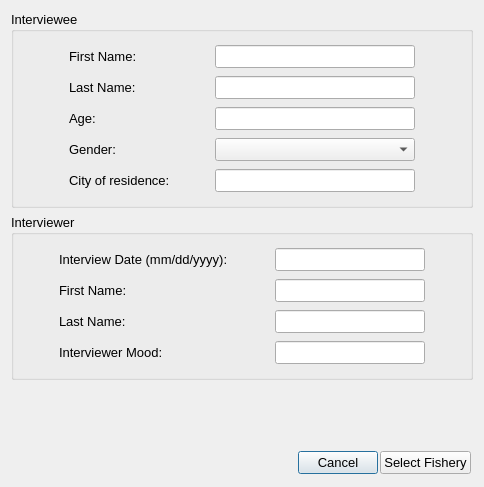
<ui version="4.0" >
 <author>Aaron Racicot</author>
 <class>InterviewStart</class>
 <widget class="QDialog" name="InterviewStart" >
  <property name="geometry" >
   <rect>
    <x>0</x>
    <y>0</y>
    <width>484</width>
    <height>487</height>
   </rect>
  </property>
  <property name="windowTitle" >
   <string>OpenOceanMap - Interview</string>
  </property>
  <layout class="QVBoxLayout" >
   <item>
    <layout class="QHBoxLayout" >
     <item>
      <layout class="QVBoxLayout" >
       <item>
        <layout class="QVBoxLayout" >
         <item>
          <widget class="QGroupBox" name="interviewee" >
           <property name="font" >
            <font>
             <pointsize>10</pointsize>
            </font>
           </property>
           <property name="title" >
            <string>Interviewee</string>
           </property>
           <layout class="QVBoxLayout" >
            <property name="spacing" >
             <number>0</number>
            </property>
            <item>
             <widget class="QWidget" native="1" name="interviewee_first_name" >
              <layout class="QHBoxLayout" >
               <property name="spacing" >
                <number>4</number>
               </property>
               <property name="margin" >
                <number>4</number>
               </property>
               <item>
                <widget class="QLabel" name="interviewee_first_name_text" >
                 <property name="minimumSize" >
                  <size>
                   <width>100</width>
                   <height>0</height>
                  </size>
                 </property>
                 <property name="maximumSize" >
                  <size>
                   <width>100</width>
                   <height>16777215</height>
                  </size>
                 </property>
                 <property name="text" >
                  <string>First Name:</string>
                 </property>
                </widget>
               </item>
               <item>
                <widget class="QLineEdit" name="interviewee_first_name_line" >
                 <property name="enabled" >
                  <bool>true</bool>
                 </property>
                 <property name="minimumSize" >
                  <size>
                   <width>200</width>
                   <height>0</height>
                  </size>
                 </property>
                 <property name="maximumSize" >
                  <size>
                   <width>200</width>
                   <height>16777215</height>
                  </size>
                 </property>
                 <property name="text" >
                  <string/>
                 </property>
                </widget>
               </item>
              </layout>
             </widget>
            </item>
            <item>
             <widget class="QWidget" native="1" name="interviewee_last_name" >
              <layout class="QHBoxLayout" >
               <property name="spacing" >
                <number>4</number>
               </property>
               <property name="margin" >
                <number>4</number>
               </property>
               <item>
                <widget class="QLabel" name="interviewee_last_name_text" >
                 <property name="minimumSize" >
                  <size>
                   <width>100</width>
                   <height>0</height>
                  </size>
                 </property>
                 <property name="maximumSize" >
                  <size>
                   <width>100</width>
                   <height>16777215</height>
                  </size>
                 </property>
                 <property name="text" >
                  <string>Last Name:</string>
                 </property>
                </widget>
               </item>
               <item>
                <widget class="QLineEdit" name="interviewee_last_name_line" >
                 <property name="enabled" >
                  <bool>true</bool>
                 </property>
                 <property name="minimumSize" >
                  <size>
                   <width>200</width>
                   <height>0</height>
                  </size>
                 </property>
                 <property name="maximumSize" >
                  <size>
                   <width>200</width>
                   <height>16777215</height>
                  </size>
                 </property>
                 <property name="text" >
                  <string/>
                 </property>
                </widget>
               </item>
              </layout>
             </widget>
            </item>
            <item>
             <widget class="QWidget" native="1" name="age" >
              <layout class="QHBoxLayout" >
               <property name="spacing" >
                <number>4</number>
               </property>
               <property name="margin" >
                <number>4</number>
               </property>
               <item>
                <widget class="QLabel" name="age_text" >
                 <property name="minimumSize" >
                  <size>
                   <width>100</width>
                   <height>0</height>
                  </size>
                 </property>
                 <property name="maximumSize" >
                  <size>
                   <width>100</width>
                   <height>16777215</height>
                  </size>
                 </property>
                 <property name="text" >
                  <string>Age:</string>
                 </property>
                </widget>
               </item>
               <item>
                <widget class="QLineEdit" name="age_line" >
                 <property name="enabled" >
                  <bool>true</bool>
                 </property>
                 <property name="minimumSize" >
                  <size>
                   <width>200</width>
                   <height>0</height>
                  </size>
                 </property>
                 <property name="maximumSize" >
                  <size>
                   <width>200</width>
                   <height>16777215</height>
                  </size>
                 </property>
                 <property name="text" >
                  <string/>
                 </property>
                </widget>
               </item>
              </layout>
             </widget>
            </item>
            <item>
             <widget class="QWidget" native="1" name="gender" >
              <layout class="QHBoxLayout" >
               <property name="spacing" >
                <number>4</number>
               </property>
               <property name="margin" >
                <number>4</number>
               </property>
               <item>
                <widget class="QLabel" name="gender_text" >
                 <property name="minimumSize" >
                  <size>
                   <width>100</width>
                   <height>0</height>
                  </size>
                 </property>
                 <property name="maximumSize" >
                  <size>
                   <width>100</width>
                   <height>16777215</height>
                  </size>
                 </property>
                 <property name="text" >
                  <string>Gender:</string>
                 </property>
                </widget>
               </item>
               <item>
                <widget class="QComboBox" name="gender_comboBox" >
                 <property name="maximumSize" >
                  <size>
                   <width>200</width>
                   <height>16777215</height>
                  </size>
                 </property>
                 <item>
                  <property name="text" >
                   <string/>
                  </property>
                 </item>
                 <item>
                  <property name="text" >
                   <string>Male</string>
                  </property>
                 </item>
                 <item>
                  <property name="text" >
                   <string>Female</string>
                  </property>
                 </item>
                </widget>
               </item>
              </layout>
             </widget>
            </item>
            <item>
             <widget class="QWidget" native="1" name="age_2" >
              <layout class="QHBoxLayout" >
               <property name="spacing" >
                <number>4</number>
               </property>
               <property name="margin" >
                <number>4</number>
               </property>
               <item>
                <widget class="QLabel" name="city_text" >
                 <property name="minimumSize" >
                  <size>
                   <width>100</width>
                   <height>0</height>
                  </size>
                 </property>
                 <property name="maximumSize" >
                  <size>
                   <width>100</width>
                   <height>16777215</height>
                  </size>
                 </property>
                 <property name="text" >
                  <string>City of residence:</string>
                 </property>
                </widget>
               </item>
               <item>
                <widget class="QLineEdit" name="city_line" >
                 <property name="enabled" >
                  <bool>true</bool>
                 </property>
                 <property name="minimumSize" >
                  <size>
                   <width>200</width>
                   <height>0</height>
                  </size>
                 </property>
                 <property name="maximumSize" >
                  <size>
                   <width>200</width>
                   <height>16777215</height>
                  </size>
                 </property>
                 <property name="text" >
                  <string/>
                 </property>
                </widget>
               </item>
              </layout>
             </widget>
            </item>
           </layout>
          </widget>
         </item>
         <item>
          <widget class="QGroupBox" name="interviewee_2" >
           <property name="font" >
            <font>
             <pointsize>10</pointsize>
            </font>
           </property>
           <property name="title" >
            <string>Interviewer</string>
           </property>
           <layout class="QVBoxLayout" >
            <property name="spacing" >
             <number>0</number>
            </property>
            <item>
             <widget class="QWidget" native="1" name="interviewee_first_name_2" >
              <layout class="QHBoxLayout" >
               <property name="spacing" >
                <number>4</number>
               </property>
               <property name="margin" >
                <number>4</number>
               </property>
               <item>
                <widget class="QLabel" name="date_text" >
                 <property name="minimumSize" >
                  <size>
                   <width>180</width>
                   <height>0</height>
                  </size>
                 </property>
                 <property name="maximumSize" >
                  <size>
                   <width>180</width>
                   <height>16777215</height>
                  </size>
                 </property>
                 <property name="text" >
                  <string>Interview Date (mm/dd/yyyy):</string>
                 </property>
                </widget>
               </item>
               <item>
                <widget class="QLineEdit" name="date_line" >
                 <property name="enabled" >
                  <bool>true</bool>
                 </property>
                 <property name="minimumSize" >
                  <size>
                   <width>150</width>
                   <height>0</height>
                  </size>
                 </property>
                 <property name="maximumSize" >
                  <size>
                   <width>150</width>
                   <height>16777215</height>
                  </size>
                 </property>
                 <property name="text" >
                  <string/>
                 </property>
                </widget>
               </item>
              </layout>
             </widget>
            </item>
            <item>
             <widget class="QWidget" native="1" name="interviewee_first_name_3" >
              <layout class="QHBoxLayout" >
               <property name="spacing" >
                <number>4</number>
               </property>
               <property name="margin" >
                <number>4</number>
               </property>
               <item>
                <widget class="QLabel" name="interviewer1_first_name_text" >
                 <property name="minimumSize" >
                  <size>
                   <width>180</width>
                   <height>0</height>
                  </size>
                 </property>
                 <property name="maximumSize" >
                  <size>
                   <width>180</width>
                   <height>16777215</height>
                  </size>
                 </property>
                 <property name="text" >
                  <string>First Name:</string>
                 </property>
                </widget>
               </item>
               <item>
                <widget class="QLineEdit" name="interviewer1_first_name_line" >
                 <property name="enabled" >
                  <bool>true</bool>
                 </property>
                 <property name="minimumSize" >
                  <size>
                   <width>150</width>
                   <height>0</height>
                  </size>
                 </property>
                 <property name="maximumSize" >
                  <size>
                   <width>150</width>
                   <height>16777215</height>
                  </size>
                 </property>
                 <property name="text" >
                  <string/>
                 </property>
                </widget>
               </item>
              </layout>
             </widget>
            </item>
            <item>
             <widget class="QWidget" native="1" name="interviewee_first_name_4" >
              <layout class="QHBoxLayout" >
               <property name="spacing" >
                <number>4</number>
               </property>
               <property name="margin" >
                <number>4</number>
               </property>
               <item>
                <widget class="QLabel" name="interviewer1_last_name_text" >
                 <property name="minimumSize" >
                  <size>
                   <width>180</width>
                   <height>0</height>
                  </size>
                 </property>
                 <property name="maximumSize" >
                  <size>
                   <width>180</width>
                   <height>16777215</height>
                  </size>
                 </property>
                 <property name="text" >
                  <string>Last Name:</string>
                 </property>
                </widget>
               </item>
               <item>
                <widget class="QLineEdit" name="interviewer1_last_name_line" >
                 <property name="enabled" >
                  <bool>true</bool>
                 </property>
                 <property name="minimumSize" >
                  <size>
                   <width>150</width>
                   <height>0</height>
                  </size>
                 </property>
                 <property name="maximumSize" >
                  <size>
                   <width>150</width>
                   <height>16777215</height>
                  </size>
                 </property>
                 <property name="text" >
                  <string/>
                 </property>
                </widget>
               </item>
              </layout>
             </widget>
            </item>
            <item>
             <widget class="QWidget" native="1" name="interviewee_first_name_5" >
              <layout class="QHBoxLayout" >
               <property name="spacing" >
                <number>4</number>
               </property>
               <property name="margin" >
                <number>4</number>
               </property>
               <item>
                <widget class="QLabel" name="mood_text" >
                 <property name="minimumSize" >
                  <size>
                   <width>180</width>
                   <height>0</height>
                  </size>
                 </property>
                 <property name="maximumSize" >
                  <size>
                   <width>180</width>
                   <height>16777215</height>
                  </size>
                 </property>
                 <property name="text" >
                  <string>Interviewer Mood:</string>
                 </property>
                </widget>
               </item>
               <item>
                <widget class="QLineEdit" name="mood_line" >
                 <property name="enabled" >
                  <bool>true</bool>
                 </property>
                 <property name="minimumSize" >
                  <size>
                   <width>150</width>
                   <height>0</height>
                  </size>
                 </property>
                 <property name="maximumSize" >
                  <size>
                   <width>150</width>
                   <height>16777215</height>
                  </size>
                 </property>
                 <property name="text" >
                  <string/>
                 </property>
                </widget>
               </item>
              </layout>
             </widget>
            </item>
           </layout>
          </widget>
         </item>
        </layout>
       </item>
       <item>
        <spacer>
         <property name="orientation" >
          <enum>Qt::Vertical</enum>
         </property>
         <property name="sizeHint" stdset="0" >
          <size>
           <width>20</width>
           <height>40</height>
          </size>
         </property>
        </spacer>
       </item>
      </layout>
     </item>
    </layout>
   </item>
   <item>
    <widget class="QWidget" native="1" name="button_box" >
     <layout class="QHBoxLayout" >
      <property name="spacing" >
       <number>2</number>
      </property>
      <property name="margin" >
       <number>2</number>
      </property>
      <item>
       <spacer>
        <property name="orientation" >
         <enum>Qt::Horizontal</enum>
        </property>
        <property name="sizeHint" stdset="0" >
         <size>
          <width>40</width>
          <height>20</height>
         </size>
        </property>
       </spacer>
      </item>
      <item>
       <widget class="QPushButton" name="pbnCancel" >
        <property name="font" >
         <font>
          <pointsize>10</pointsize>
         </font>
        </property>
        <property name="text" >
         <string>Cancel</string>
        </property>
       </widget>
      </item>
      <item>
       <widget class="QPushButton" name="pbnSelectFishery" >
        <property name="font" >
         <font>
          <pointsize>10</pointsize>
         </font>
        </property>
        <property name="text" >
         <string>Select Fishery</string>
        </property>
       </widget>
      </item>
     </layout>
    </widget>
   </item>
  </layout>
 </widget>
 <resources/>
 <connections/>
</ui>
